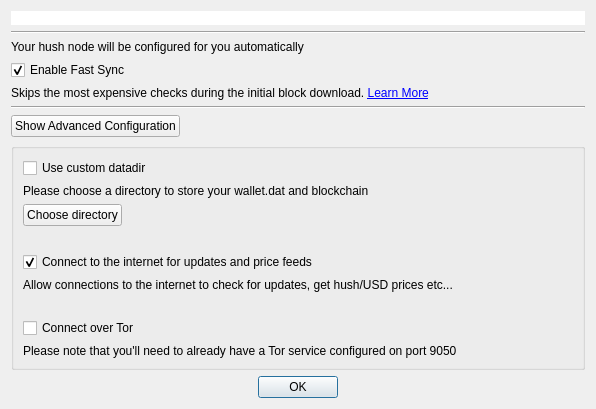
<?xml version="1.0" encoding="UTF-8"?>
<ui version="4.0">
 <class>createhushConf</class>
 <widget class="QDialog" name="createhushConf">
  <property name="geometry">
   <rect>
    <x>0</x>
    <y>0</y>
    <width>596</width>
    <height>352</height>
   </rect>
  </property>
  <property name="windowTitle">
   <string>Configure hush.conf</string>
  </property>
  <layout class="QGridLayout" name="gridLayout">
   <item row="2" column="1">
    <widget class="QLabel" name="label">
     <property name="text">
      <string>Your hush node will be configured for you automatically</string>
     </property>
     <property name="alignment">
      <set>Qt::AlignLeading|Qt::AlignLeft|Qt::AlignVCenter</set>
     </property>
    </widget>
   </item>
   <item row="3" column="1">
    <widget class="QCheckBox" name="chkFastSync">
     <property name="text">
      <string>Enable Fast Sync</string>
     </property>
     <property name="checked">
      <bool>true</bool>
     </property>
    </widget>
   </item>
   <item row="6" column="1">
    <layout class="QHBoxLayout" name="horizontalLayout_3">
     <item>
      <widget class="QPushButton" name="btnAdvancedConfig">
       <property name="text">
        <string>Show Advanced Configuration</string>
       </property>
       <property name="checkable">
        <bool>true</bool>
       </property>
      </widget>
     </item>
     <item>
      <spacer name="horizontalSpacer_2">
       <property name="orientation">
        <enum>Qt::Horizontal</enum>
       </property>
       <property name="sizeHint" stdset="0">
        <size>
         <width>40</width>
         <height>20</height>
        </size>
       </property>
      </spacer>
     </item>
    </layout>
   </item>
   <item row="0" column="1">
    <widget class="FilledIconLabel" name="lblTopIcon">
     <property name="sizePolicy">
      <sizepolicy hsizetype="Preferred" vsizetype="MinimumExpanding">
       <horstretch>0</horstretch>
       <verstretch>0</verstretch>
      </sizepolicy>
     </property>
     <property name="styleSheet">
      <string notr="true">background: #fff;</string>
     </property>
     <property name="text">
      <string notr="true"/>
     </property>
     <property name="scaledContents">
      <bool>true</bool>
     </property>
    </widget>
   </item>
   <item row="9" column="1">
    <widget class="QDialogButtonBox" name="buttonBox">
     <property name="orientation">
      <enum>Qt::Horizontal</enum>
     </property>
     <property name="standardButtons">
      <set>QDialogButtonBox::Ok</set>
     </property>
     <property name="centerButtons">
      <bool>true</bool>
     </property>
    </widget>
   </item>
   <item row="7" column="1">
    <widget class="QGroupBox" name="grpAdvanced">
     <property name="title">
      <string/>
     </property>
     <layout class="QGridLayout" name="gridLayout_2">
      <item row="3" column="0">
       <widget class="QLabel" name="label_4">
        <property name="text">
         <string notr="true"/>
        </property>
       </widget>
      </item>
      <item row="5" column="0">
       <widget class="QLabel" name="label_6">
        <property name="text">
         <string>Allow connections to the internet to check for updates, get hush/USD prices etc...</string>
        </property>
       </widget>
      </item>
      <item row="0" column="0">
       <widget class="QCheckBox" name="chkCustomDatadir">
        <property name="text">
         <string>Use custom datadir</string>
        </property>
       </widget>
      </item>
      <item row="2" column="0">
       <layout class="QHBoxLayout" name="horizontalLayout">
        <item>
         <widget class="QPushButton" name="btnPickDir">
          <property name="text">
           <string>Choose directory</string>
          </property>
         </widget>
        </item>
        <item>
         <widget class="QLabel" name="lblDirName">
          <property name="text">
           <string notr="true"/>
          </property>
         </widget>
        </item>
        <item>
         <spacer name="horizontalSpacer">
          <property name="orientation">
           <enum>Qt::Horizontal</enum>
          </property>
          <property name="sizeHint" stdset="0">
           <size>
            <width>40</width>
            <height>20</height>
           </size>
          </property>
         </spacer>
        </item>
       </layout>
      </item>
      <item row="8" column="0">
       <widget class="QLabel" name="label_5">
        <property name="text">
         <string>Please note that you'll need to already have a Tor service configured on port 9050</string>
        </property>
       </widget>
      </item>
      <item row="4" column="0">
       <widget class="QCheckBox" name="chkAllowInternet">
        <property name="text">
         <string>Connect to the internet for updates and price feeds</string>
        </property>
        <property name="checked">
         <bool>true</bool>
        </property>
       </widget>
      </item>
      <item row="1" column="0">
       <widget class="QLabel" name="label_2">
        <property name="text">
         <string>Please choose a directory to store your wallet.dat and blockchain</string>
        </property>
       </widget>
      </item>
      <item row="7" column="0">
       <widget class="QCheckBox" name="chkUseTor">
        <property name="text">
         <string>Connect over Tor</string>
        </property>
       </widget>
      </item>
      <item row="6" column="0">
       <widget class="QLabel" name="label_7">
        <property name="text">
         <string/>
        </property>
       </widget>
      </item>
     </layout>
    </widget>
   </item>
   <item row="1" column="1">
    <widget class="Line" name="line">
     <property name="orientation">
      <enum>Qt::Horizontal</enum>
     </property>
    </widget>
   </item>
   <item row="4" column="1">
    <widget class="QLabel" name="label_3">
     <property name="text">
      <string>&lt;html&gt;&lt;head/&gt;&lt;body&gt;&lt;p&gt;Skips the most expensive checks during the initial block download. &lt;a href=&quot;https://docs.silentdragon.co/using-silentdragon/#fastsync&quot;&gt;&lt;span style=&quot; text-decoration: underline; color:#0000ff;&quot;&gt;Learn More&lt;/span&gt;&lt;/a&gt;&lt;/p&gt;&lt;/body&gt;&lt;/html&gt;</string>
     </property>
     <property name="textFormat">
      <enum>Qt::RichText</enum>
     </property>
     <property name="wordWrap">
      <bool>true</bool>
     </property>
     <property name="openExternalLinks">
      <bool>true</bool>
     </property>
     <property name="textInteractionFlags">
      <set>Qt::LinksAccessibleByKeyboard|Qt::LinksAccessibleByMouse</set>
     </property>
    </widget>
   </item>
   <item row="5" column="1">
    <widget class="Line" name="line_2">
     <property name="orientation">
      <enum>Qt::Horizontal</enum>
     </property>
    </widget>
   </item>
  </layout>
 </widget>
 <customwidgets>
  <customwidget>
   <class>FilledIconLabel</class>
   <extends>QLabel</extends>
   <header>fillediconlabel.h</header>
  </customwidget>
 </customwidgets>
 <resources/>
 <connections>
  <connection>
   <sender>buttonBox</sender>
   <signal>accepted()</signal>
   <receiver>createhushConf</receiver>
   <slot>accept()</slot>
   <hints>
    <hint type="sourcelabel">
     <x>248</x>
     <y>254</y>
    </hint>
    <hint type="destinationlabel">
     <x>157</x>
     <y>274</y>
    </hint>
   </hints>
  </connection>
  <connection>
   <sender>buttonBox</sender>
   <signal>rejected()</signal>
   <receiver>createhushConf</receiver>
   <slot>reject()</slot>
   <hints>
    <hint type="sourcelabel">
     <x>316</x>
     <y>260</y>
    </hint>
    <hint type="destinationlabel">
     <x>286</x>
     <y>274</y>
    </hint>
   </hints>
  </connection>
 </connections>
</ui>
